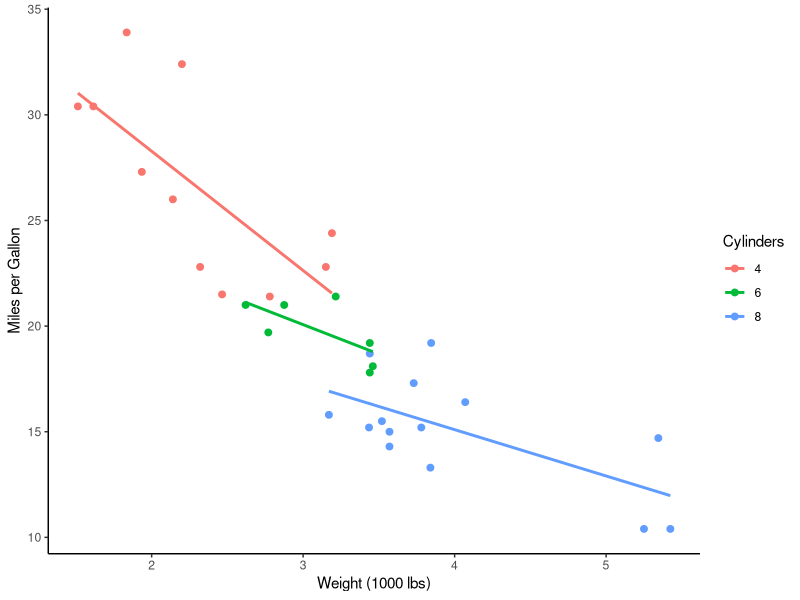
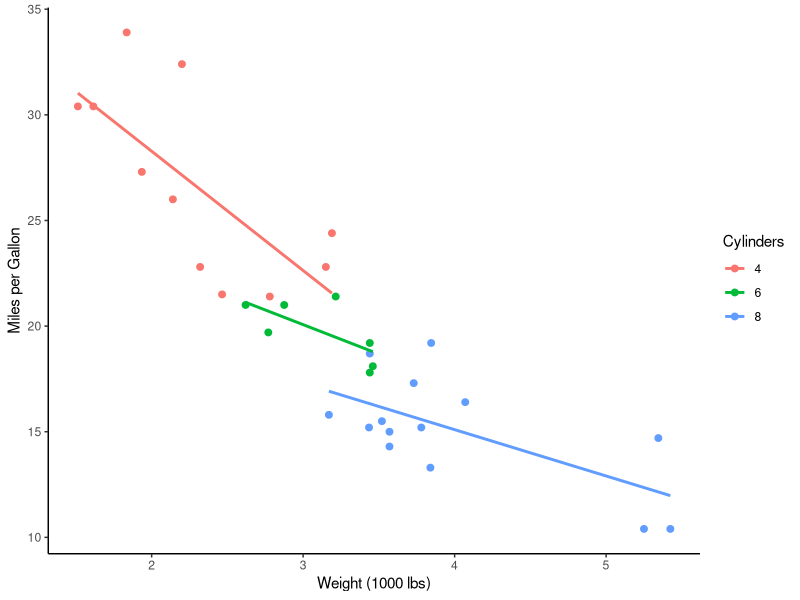
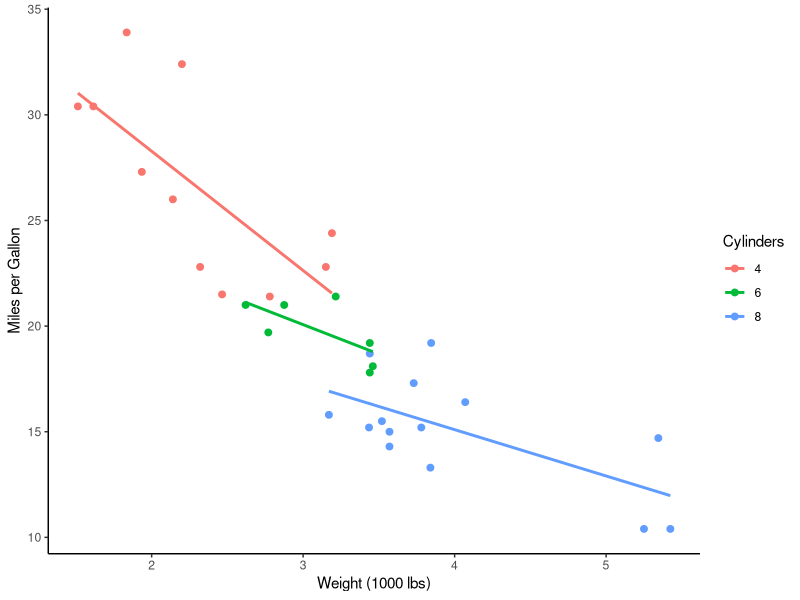
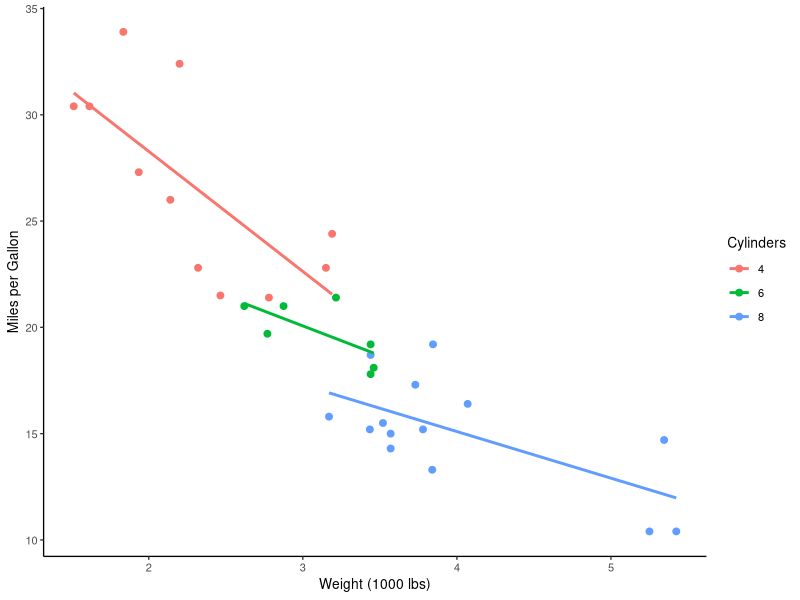
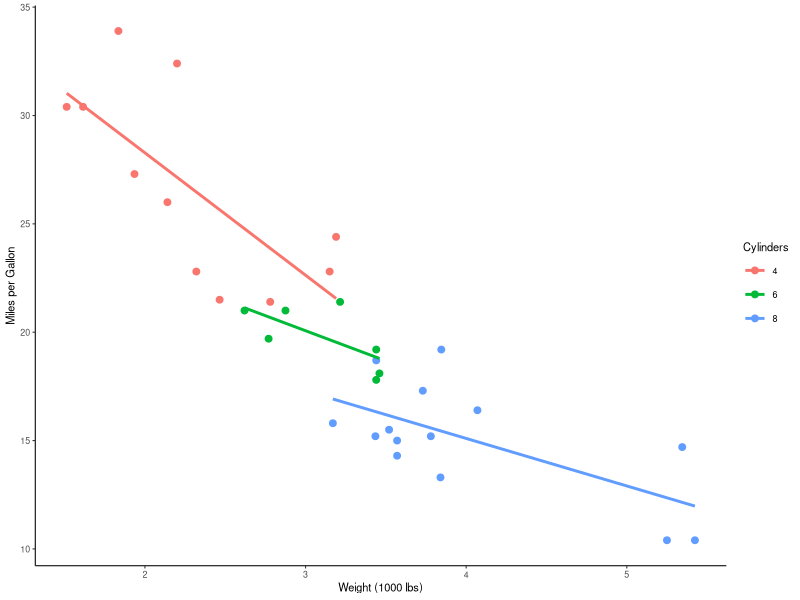
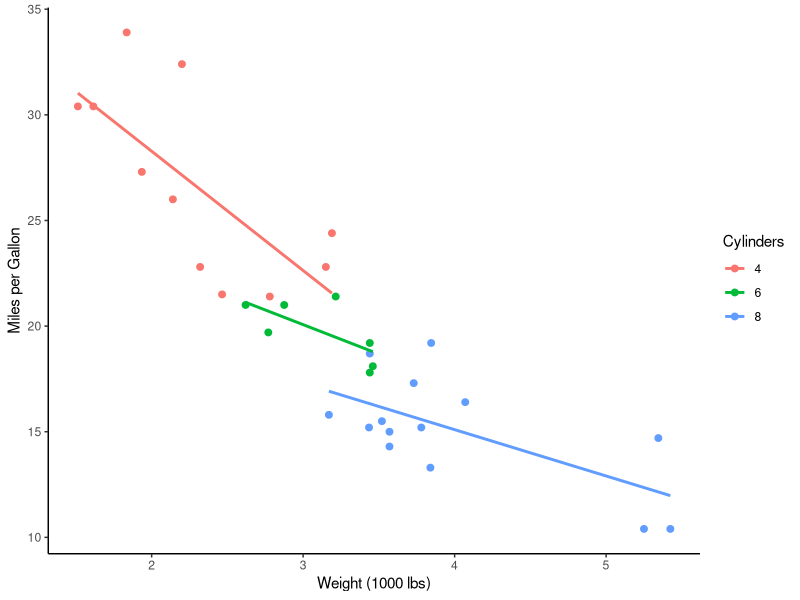
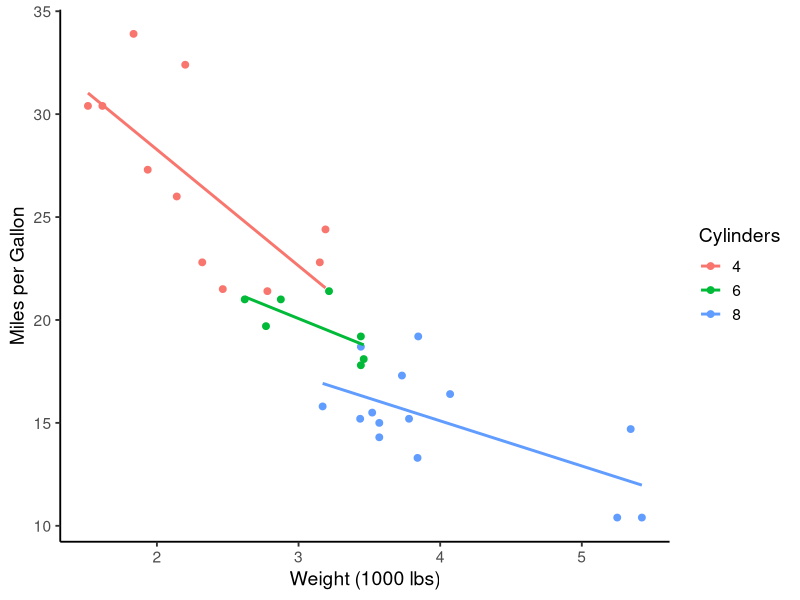
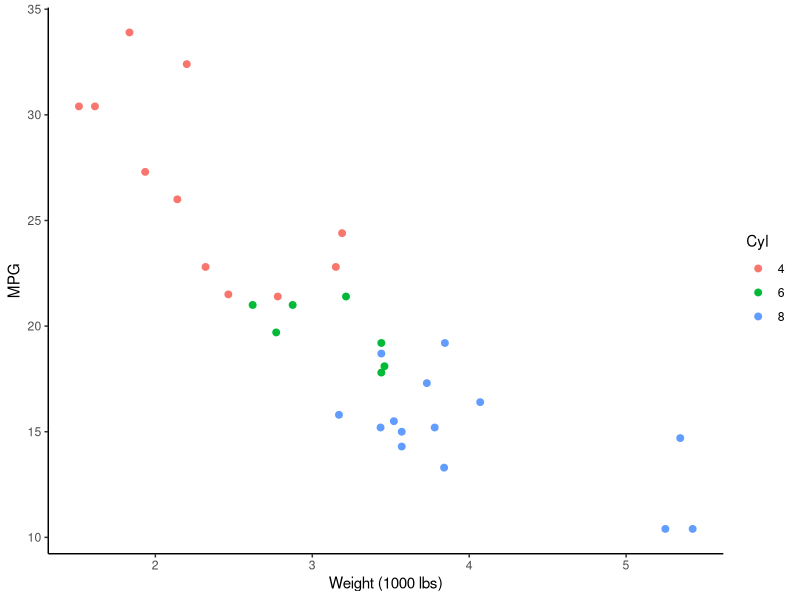

Here is the R script that generated these plots, in order:
## ---- chunk 1
#| label: setup-sizing
#| echo: false
#| eval: true
#| message: false
#| warning: false

library(ggplot2)
library(patchwork)
library(glue)

# Output directory
fig_dir <- "plots/04_sizing"
dir.create(fig_dir, recursive = TRUE, showWarnings = FALSE)

# Create the base plot used throughout
p <- ggplot(mtcars, aes(wt, mpg, color = factor(cyl))) +

  geom_point(size = 2) +
  geom_smooth(method = "lm", se = FALSE) +
  labs(x = "Weight (1000 lbs)", y = "Miles per Gallon",
       color = "Cylinders") +
  theme_classic()
## ---- chunk 2
#| label: sizing-demo-generate
#| echo: false
#| eval: true
#| output: false

# Save at different sizes to demonstrate the effect
ggsave(glue("{fig_dir}/sizing_small.svg"), p, width = 3.5, height = 3)
ggsave(glue("{fig_dir}/sizing_large.svg"), p, width = 7, height = 6)
## ---- chunk 3
#| label: sizing-journal-demo
#| echo: false
#| eval: true

library(ggplot2)

# Create your plot with default theme
p <- ggplot(mtcars, aes(wt, mpg, color = factor(cyl))) +
  geom_point(size = 2) +
  geom_smooth(method = "lm", se = FALSE) +
  labs(x = "Weight (1000 lbs)", y = "Miles per Gallon",
       color = "Cylinders") +
  theme_classic()

# STEP 1: Save at journal single-column width (3.5 inches)
# Text will appear appropriately large!
ggsave(glue("{fig_dir}/figure1.svg"), p, width = 3.5, height = 3)

# STEP 2: If text still too small/large, adjust base_size
p2 <- p + theme_classic(base_size = 10)  # Slightly smaller base
ggsave(glue("{fig_dir}/figure1_v2.svg"), p2, width = 3.5, height = 3)
## ---- chunk 4
#| label: base-size-demo-generate
#| echo: false
#| eval: true
#| output: false

# Save with different base_size values
ggsave(glue("{fig_dir}/sizing_base8.svg"), p + theme_classic(base_size = 8), width = 3.5, height = 3)
ggsave(glue("{fig_dir}/sizing_base11.svg"), p + theme_classic(base_size = 11), width = 3.5, height = 3)
ggsave(glue("{fig_dir}/sizing_base14.svg"), p + theme_classic(base_size = 14), width = 3.5, height = 3)
## ---- chunk 5
#| label: sizing-manual-generate
#| echo: false
#| eval: true
#| output: false

# Without manual theme adjustments
p_default <- ggplot(mtcars, aes(wt, mpg, color = factor(cyl))) +
  geom_point(size = 2) +
  labs(x = "Weight (1000 lbs)", y = "MPG", color = "Cyl") +
  theme_classic(base_size = 11)

# With manual theme adjustments
p_custom <- p_default +
  theme(
        axis.title = element_text(size = 14, face = "bold"),
        axis.text =  element_text(size = 12),
        legend.title = element_text(size = 12, face = "bold"),
        legend.text =  element_text(size = 11)
  )

ggsave(glue("{fig_dir}/sizing_default_theme.svg"), p_default, width = 4, height = 3)
ggsave(glue("{fig_dir}/sizing_custom_theme.svg"), p_custom, width = 4, height = 3)
